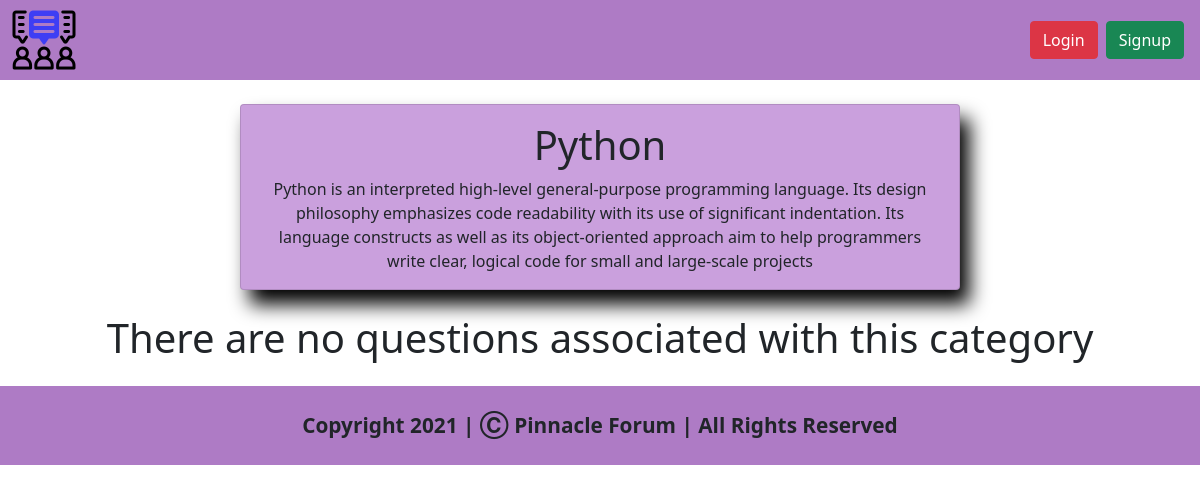
Page /category/d0ae1c7614464db184a4f04089d2b00d on the earlier database version.
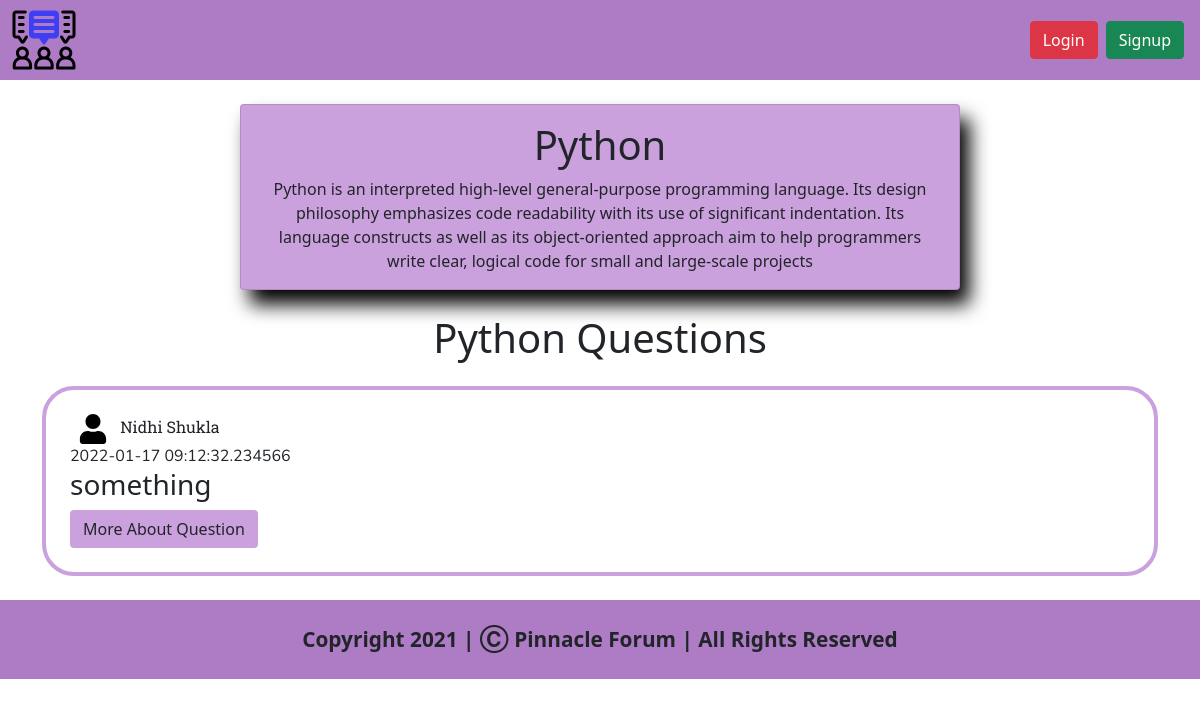
Same page on the later database version.
### views/models.py (models this page shows)
class Category(db.Model):
    categoryId = db.Column(db.String(300),primary_key=True)
    categoryName = db.Column(db.String(1000),nullable=False)
    categoryDescription = db.Column(db.String(10000),nullable=False)
    categoryImage = db.Column(db.String(1000),nullable=True)

class Question(db.Model):
    questionId = db.Column(db.String(1000),primary_key=True)
    questionTitle = db.Column(db.String(250),nullable=False)
    questionDescription = db.Column(db.String(250000),nullable=False)
    userNameOfAsker = db.Column(db.String(1000),nullable=False)
    realNameOfAsker = db.Column(db.String(250),nullable=False)
    categoryId = db.Column(db.String(300),nullable=False)
    dateNow = db.Column(db.DateTime,default=datetime.utcnow())

### views/category.py (the view)
@category.route('/<string:categoryId>')
def renderCategoryPageFunction(categoryId):
    categoryData = Category.query.filter_by(categoryId=categoryId).first() # Geting Data of the category having specific category id's
    questionData = Question.query.filter_by(categoryId=categoryId) # Getting the list of questions having category id same as that of the page
    areQuestionsNotThere = Question.query.filter_by(categoryId=categoryId).count() # Checking wether if there are some questions of this category or not
    if areQuestionsNotThere == 0:
        return render_template('category.html',user=current_user,category=categoryData,noQuestions=True) # Rendering HTML Page
    else:
        return render_template('category.html',user=current_user,category=categoryData,questions=questionData,noQuestions=False) # Rendering HTML Page

### views/templates/category.html (shortened to what this page needs)
<!doctype html>
<html lang="en">
<head>
    <link href="https://cdn.jsdelivr.net/npm/bootstrap@5.1.3/dist/css/bootstrap.min.css" rel="stylesheet"
>
    <link rel="stylesheet" href="{{ url_for('static',filename='css/category.css') }}">
    <link rel="stylesheet" href="{{ url_for('static',filename='responsive/category.css') }}">
</head>
<body>
    <nav class="navbar navbar-expand-lg navbar-light  navigation-bar" style="background-color: rgb(174, 123, 197);">
        <div class="container-fluid">
            <a href="/">
                <img src="../static/img/logo.png" id="companyLogoNavigationBar" src="home.html"
                    style="cursor: pointer;">
            </a>
            <div class="collapse navbar-collapse" id="navbarSupportedContent">
                <form class="d-flex">
                    {% if user.is_authenticated %}
                    <a class="btn btn-danger mx-1" href="/logout">Logout</a>
                    <a href="/profile/{{user.userName}}" class="user-icon-navbar mx-2">
                        <img src="../static/img/user-icon.svg" style="height: 30px; width: 30px;">
                    </a>
                    {% else %}
                    <a class="btn btn-danger mx-1" data-bs-toggle="modal" data-bs-target="#loginFormModal">Login</a>
                    <a class="btn btn-success mx-1" data-bs-toggle="modal" data-bs-target="#signupFormModal">Signup</a>
                    {% endif %}
                </form>
            </div>
        </div>
    </nav>
    <div class="card category-info-div text-center container my-4" style="width: 60vw;">
        <div class="card-body">
            <h1 class="card-title">{{category.categoryName}}</h1>
            <p class="card-text">{{category.categoryDescription}}</p>
        </div>
    </div>
    {% if noQuestions %}
    <h1 class="text-center my-4">There are no questions associated with this category</h1>
    {% else %}
    {% for question in questions %}
    <h1 class="text-center my-4" id="category-questions-heading">{{category.categoryName}} Questions</h1>
    <div class="questions-parent-div my-2 container">
        <div class="question-div my-4 px-4 py-4">
            <div class="user-div">
                <a href="/profile/{{question.userNameOfAsker}}"><img src="../static/img/user-icon.svg" class="user-icon-question mx-2"></a>
                <span class="userName">{{question.realNameOfAsker}}</span>
            </div>
            <div class="dateAddedDivOfQuestion">{{question.dateNow}}</div>
            <div class="question-info">
                <h3 class="question-heading">
                    {{question.questionTitle}}
                </h3>
            </div>
            <a href="/question/{{question.questionId}}" class="btn question-btn">More About Question</a>
        </div>
    </div>
    {% endfor %}
    {% endif %}
    <footer class="py-4"
        style="background-color: rgb(174, 123, 197); font-weight: bold; font-size: 1.3rem; text-align: center;">
        Copyright 2021 | Ⓒ Pinnacle Forum | All Rights Reserved
    </footer>
</body>
</html>

### views/static/css/category.css (style rules this page uses)
* { margin: 0px; padding: 0px; }
.category-info-div { background-color: rgb(202, 160, 221); box-shadow: black 1.2vh 1.2vw 1.2rem; }
.question-div { border: 4px solid rgb(202, 160, 221); border-radius: 32px; }
.user-icon-question { height: 30px; width: 30px; }
.question-btn { background-color: rgb(202, 160, 221); }
.userName { font-family: 'Roboto Slab', serif; }
.dateAddedDivOfQuestion { font-family: 'Nunito', sans-serif; }

Differences in the rows shown:
added Question: {{ category.categoryName }} "Python", realNameOfAsker "Nidhi Shukla", dateNow "2022-01-17 09:12:32.234566", questionTitle "something"
Other differences:
text no longer shown: "There are no questions associated with this category"
